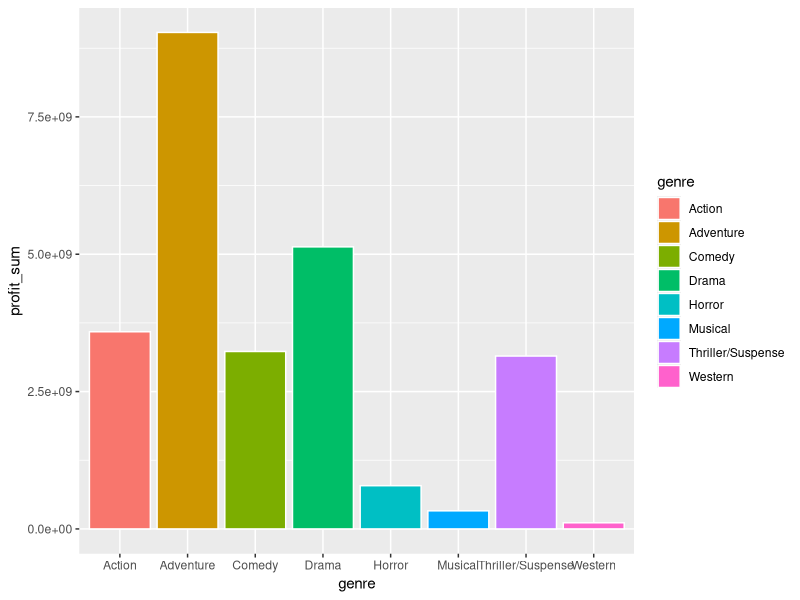
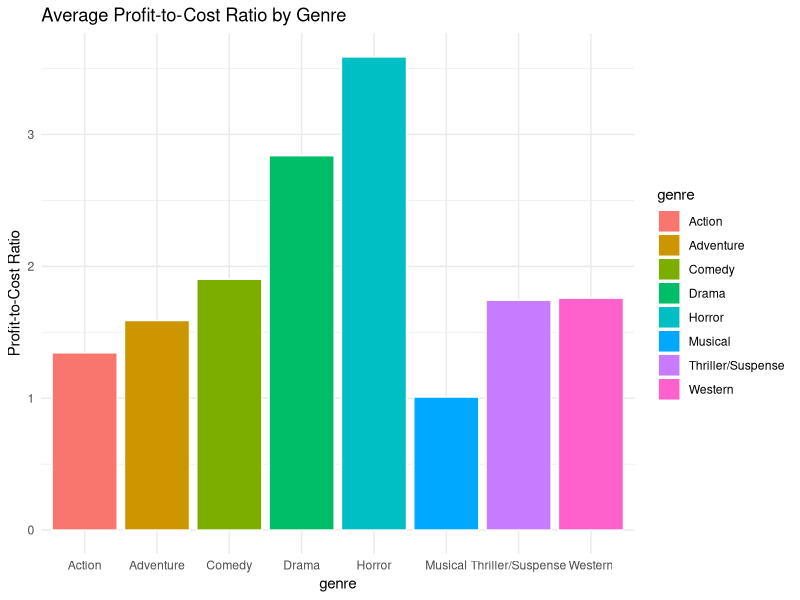
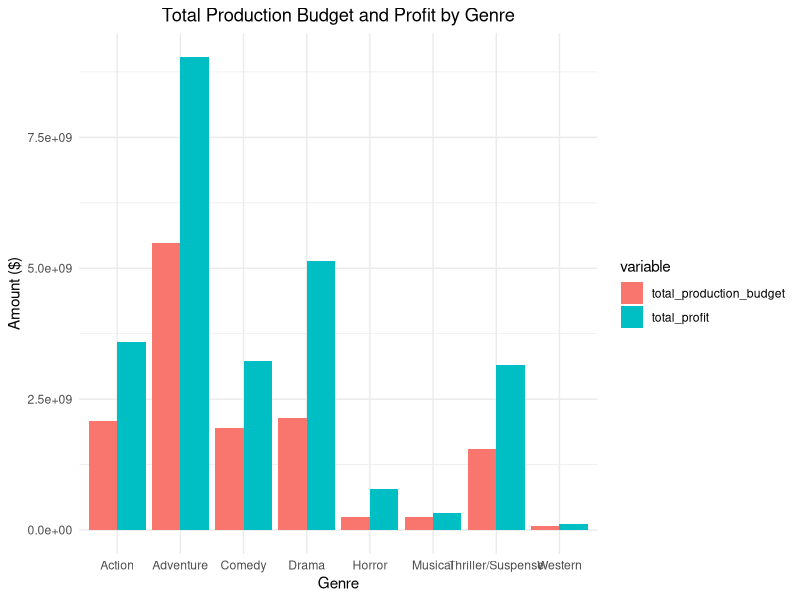
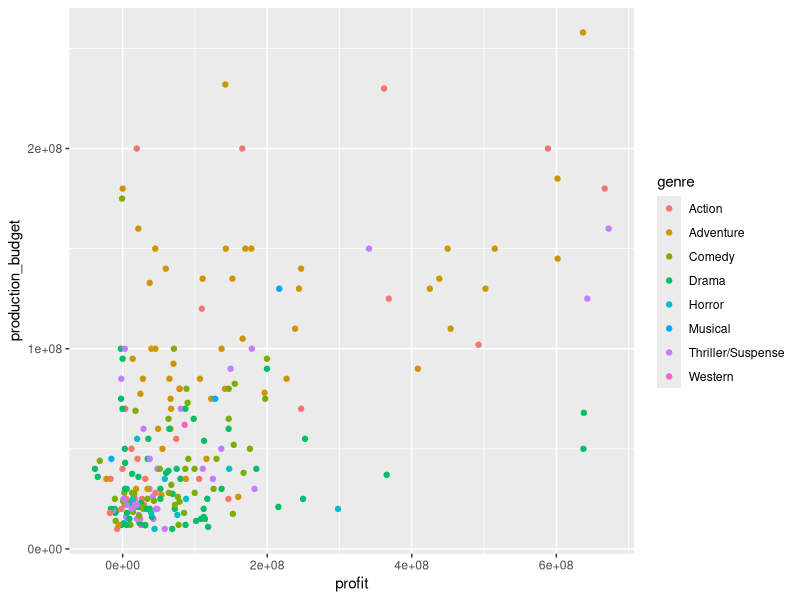
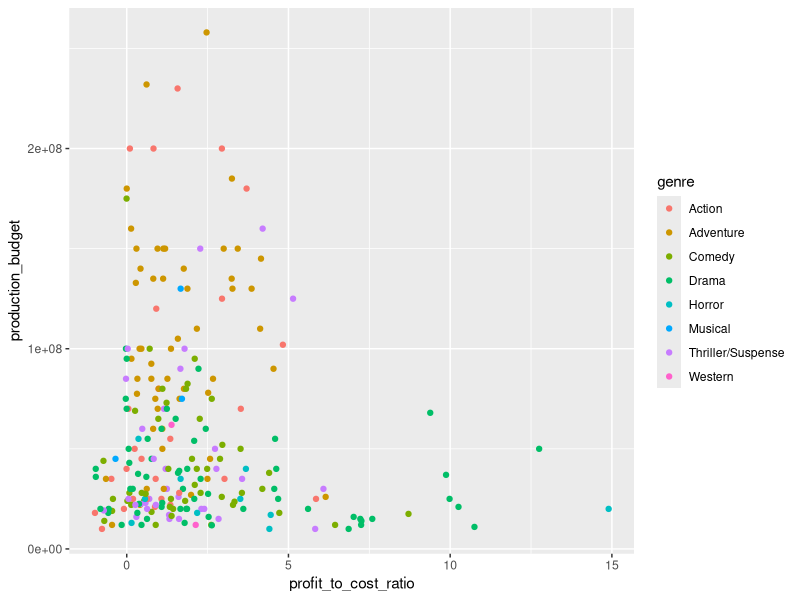

The R script that drew these images, in order:
library(tidyr)
library(ggplot2)
library(dplyr)

# Import the merged_data.csv file
data <- read.csv("merged_data.csv")

# There should be 237 rows and 18 columns: Check:
nrow(data) # 17 rows confirmed
ncol(data) # 18 columns confirmed

colnames(data) # Get the column names

# Calculating Proft and Profit-to-Cost Ratio:
data <- data %>% 
  mutate(revenue = international_box_office + domestic_box_office,
    profit = (international_box_office + domestic_box_office) - production_budget,
        profit_to_cost_ratio = (profit / production_budget)) 
# %>% 
  # select(movie_name, genre, profit, profit_to_cost_ratio, production_budget) 


# ---------------------------- Barplot of Profit vs Genre
data %>% 
  group_by(genre) %>% 
  summarise(profit_sum = sum(profit)) %>% 
  ggplot(data = ., mapping = aes(x = genre, 
    y = profit_sum,
    fill = genre)) +
  geom_bar(stat = "identity", color = "white")

# Checking Profitability efficiency accross each genre, on average:
data %>% 
  group_by(genre) %>% 
  summarise(mean_profit_to_cost_ratio = mean(profit_to_cost_ratio, 
                                    na.rm = TRUE)) %>%
  ggplot(data = ., mapping = aes(x = genre, 
                          y = mean_profit_to_cost_ratio,
                          fill = genre)) +
  geom_bar(stat = "identity", color = "white") +
  labs(title = "Average Profit-to-Cost Ratio by Genre", y = "Profit-to-Cost Ratio") +
  theme_minimal()

# ----------------------------  Side-by-Side Barplots:
# Summarize the data by genre
data_summarized <- data %>%
  group_by(genre) %>%
  summarise(
    total_production_budget = sum(production_budget, na.rm = TRUE),
    total_profit = sum(profit, na.rm = TRUE)
  )

# Reshape the data from wide format to long format
data_long <- data_summarized %>%
  pivot_longer(
    cols = c(total_production_budget, total_profit),
    names_to = "variable",
    values_to = "value"
  )

# Create the side-by-side bar plot
ggplot(data = data_long, mapping = aes(x = genre, y = value, fill = variable)) +
  geom_bar(stat = "identity", position = "dodge") +
  labs(
    title = "Total Production Budget and Profit by Genre",
    y = "Amount ($)", x = "Genre"
  ) +
  theme_minimal() +
  theme(plot.title = element_text(hjust = 0.5))

# ---------------------------------Scatterplots
# Scatter Plot of Production_Budget and Profit
data %>%
  ggplot(
    data = .,
    mapping = aes(
      x = profit,
      y = production_budget, color = genre
    )
  ) +
  geom_point()

# Scatter Plot of Production_Budget and Profit-to-Cost Ratio
data %>%
  ggplot(data = .,
  mapping = aes(x = profit_to_cost_ratio,
                  y = production_budget, color = genre)) +
  geom_point()



# Rank by Success:
